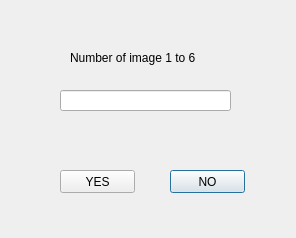
<?xml version="1.0" encoding="UTF-8"?>
<ui version="4.0">
 <class>second</class>
 <widget class="QDialog" name="second">
  <property name="geometry">
   <rect>
    <x>0</x>
    <y>0</y>
    <width>296</width>
    <height>238</height>
   </rect>
  </property>
  <property name="windowTitle">
   <string>second</string>
  </property>
  <widget class="QLabel" name="label_2">
   <property name="geometry">
    <rect>
     <x>70</x>
     <y>50</y>
     <width>151</width>
     <height>16</height>
    </rect>
   </property>
   <property name="text">
    <string>Number of image 1 to 6</string>
   </property>
  </widget>
  <widget class="QLineEdit" name="lineEdit">
   <property name="geometry">
    <rect>
     <x>60</x>
     <y>90</y>
     <width>171</width>
     <height>21</height>
    </rect>
   </property>
   <property name="text">
    <string/>
   </property>
  </widget>
  <widget class="QPushButton" name="pushButton_2">
   <property name="geometry">
    <rect>
     <x>170</x>
     <y>170</y>
     <width>75</width>
     <height>23</height>
    </rect>
   </property>
   <property name="text">
    <string>NO</string>
   </property>
  </widget>
  <widget class="QPushButton" name="pushButton">
   <property name="geometry">
    <rect>
     <x>60</x>
     <y>170</y>
     <width>75</width>
     <height>23</height>
    </rect>
   </property>
   <property name="text">
    <string>YES</string>
   </property>
  </widget>
 </widget>
 <layoutdefault spacing="6" margin="11"/>
 <resources/>
 <connections>
  <connection>
   <sender>pushButton_2</sender>
   <signal>clicked()</signal>
   <receiver>second</receiver>
   <slot>close()</slot>
   <hints>
    <hint type="sourcelabel">
     <x>339</x>
     <y>254</y>
    </hint>
    <hint type="destinationlabel">
     <x>340</x>
     <y>269</y>
    </hint>
   </hints>
  </connection>
  <connection>
   <sender>pushButton</sender>
   <signal>clicked()</signal>
   <receiver>second</receiver>
   <slot>close()</slot>
   <hints>
    <hint type="sourcelabel">
     <x>212</x>
     <y>248</y>
    </hint>
    <hint type="destinationlabel">
     <x>215</x>
     <y>263</y>
    </hint>
   </hints>
  </connection>
 </connections>
</ui>
